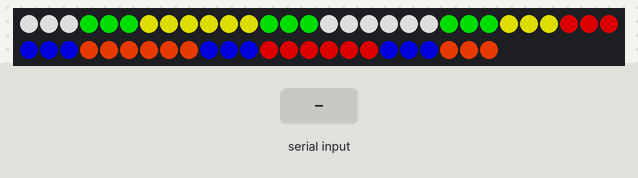
The sketch below on a simulated ESP32. Parts: 54 RGB LEDs in strip order, left to right, continuing on the next row. Inputs (shaded band) come from the test bench. Dim RGB values are drawn brighter than linear; nothing arrives over Bluetooth unless stated.

Above: at 1.2 s.
1.3 s: "r" received over the second serial link
At 2.4 s:
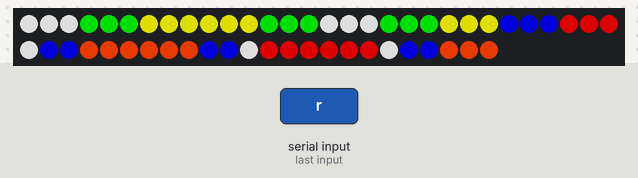
3.1 s: "s" received over the second serial link
Timing chart, 0 to 6.1 s (numbered marks = the images above; inputs shaded):
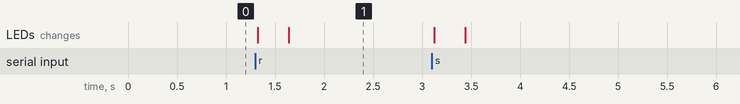

The sketch:

Qrkly_Led_Cube_v2.ino
```cpp
#include <Adafruit_NeoPixel.h>
#include <BluetoothSerial.h>
#include <Arduino.h>

BluetoothSerial serialBT;
#define PIN 18
#define NUMPIXELS 54
#define ANIM_STEPS 8       // Animasyon adım sayısı
#define ANIM_DELAY 18      // Her adım arası ms (toplam ~144ms)

Adafruit_NeoPixel pixels(NUMPIXELS, PIN, NEO_GRB + NEO_KHZ800);

uint32_t colors[] = {
  pixels.Color(150, 150, 150),
  pixels.Color(0, 150, 0),
  pixels.Color(150, 150, 0),
  pixels.Color(150, 0, 0),
  pixels.Color(0, 0, 150),
  pixels.Color(180, 45, 0)
};

int values[] = {0,0,0,1,1,1,2,2,2,2,2,2,1,1,1,0,0,0,0,0,0,1,1,1,2,2,2,3,3,3,4,4,4,5,5,5,5,5,5,4,4,4,3,3,3,3,3,3,4,4,4,5,5,5,6,6,6};

int RRotate[]  = {26,25,24,23,22,21,20,19,18,48,41,30,  27,44,45,46,47,42,29,28,  23,22,21,20,19,18,48,41,30,26,25,24,  45,46,47,42,29,28,27,44};
int RiRotate[] = {23,22,21,20,19,18,48,41,30,26,25,24,  27,44,45,46,47,42,29,28,  26,25,24,23,22,21,20,19,18,48,41,30,  29,28,27,44,45,46,47,42};
int LRotate[]  = {0,1,2,3,4,5,6,7,8,32,39,50,           51,52,53,36,35,34,33,38,  3,4,5,6,7,8,32,39,50,0,1,2,           53,36,35,34,33,38,51,52};
int LiRotate[] = {0,1,2,3,4,5,6,7,8,32,39,50,           51,52,53,36,35,34,33,38,  32,39,50,0,1,2,3,4,5,6,7,8,           33,38,51,52,53,36,35,34};
int URotate[]  = {3,14,21,51,52,53,48,49,50,45,46,47,   0,1,2,15,20,19,18,17,     51,52,53,48,49,50,45,46,47,3,14,21,   18,17,0,1,2,15,20,19};
int UiRotate[] = {3,14,21,51,52,53,48,49,50,45,46,47,   0,1,2,15,20,19,18,17,     45,46,47,3,14,21,51,52,53,48,49,50,   2,15,20,19,18,17,0,1};
int DRotate[]  = {5,12,23,27,28,29,30,31,32,33,34,35,   6,11,24,25,26,9,8,7,      27,28,29,30,31,32,33,34,35,5,12,23,   24,25,26,9,8,7,6,11};
int DiRotate[] = {5,12,23,27,28,29,30,31,32,33,34,35,   6,11,24,25,26,9,8,7,      33,34,35,5,12,23,27,28,29,30,31,32,   8,7,6,11,24,25,26,9};
int FRotate[]  = {2,15,20,45,44,27,24,11,6,35,36,53,    3,14,21,22,23,12,5,4,     45,44,27,24,11,6,35,36,53,2,15,20,    21,22,23,12,5,4,3,14};
int FiRotate[] = {2,15,20,45,44,27,24,11,6,35,36,53,    3,14,21,22,23,12,5,4,     35,36,53,2,15,20,45,44,27,24,11,6,    5,4,3,14,21,22,23,12};
int BRotate[]  = {29,42,47,18,17,0,51,38,33,8,9,26,     48,49,50,39,32,31,30,41,  18,17,0,51,38,33,8,9,26,29,42,47,     50,39,32,31,30,41,48,49};
int BiRotate[] = {29,42,47,18,17,0,51,38,33,8,9,26,     48,49,50,39,32,31,30,41,  8,9,26,29,42,47,18,17,0,51,38,33,     30,41,48,49,50,39,32,31};

// Tüm etkilenen LED indekslerini bir diziye topla (çevre 12 + yüz 8 = 20)
void getAffectedLEDs(int a[], int out[], int &count) {
  count = 0;
  // Kaynak çevre (0-11) ve yüz (12-19) — tekrarları atla
  for (int i = 0; i < 20; i++) {
    bool found = false;
    for (int j = 0; j < count; j++) {
      if (out[j] == a[i]) { found = true; break; }
    }
    if (!found) out[count++] = a[i];
  }
  // Hedef çevre (20-31) ve yüz (32-39)
  for (int i = 20; i < 40; i++) {
    bool found = false;
    for (int j = 0; j < count; j++) {
      if (out[j] == a[i]) { found = true; break; }
    }
    if (!found) out[count++] = a[i];
  }
}

// Tek bir rengin parlaklığını 0.0-1.0 arasında ölçekle
uint32_t scaleColor(uint32_t color, float brightness) {
  uint8_t r = ((color >> 16) & 0xFF) * brightness;
  uint8_t g = ((color >> 8)  & 0xFF) * brightness;
  uint8_t b = ( color        & 0xFF) * brightness;
  return pixels.Color(r, g, b);
}

void animateMove(int a[]) {
  int affected[40];
  int count = 0;
  getAffectedLEDs(a, affected, count);

  // --- FAZ 1: Etkilenen LED'leri söndür ---
  for (int step = ANIM_STEPS; step >= 0; step--) {
    float brightness = (float)step / ANIM_STEPS;
    for (int i = 0; i < count; i++) {
      int idx = affected[i];
      uint32_t col = colors[values[idx]];
      pixels.setPixelColor(idx, scaleColor(col, brightness));
    }
    pixels.show();
    delay(ANIM_DELAY);
  }

  // --- Mantıksal hamleyi uygula ---
  // Çevre
  uint32_t tempColor[12];
  for (int i = 0; i < 12; i++) tempColor[i] = values[a[i]];
  for (int i = 0; i < 12; i++) values[a[20 + i]] = tempColor[i];

  // Yüz
  uint32_t faceColor[8];
  for (int i = 0; i < 8; i++) faceColor[i] = values[a[12 + i]];
  for (int i = 0; i < 8; i++) values[a[32 + i]] = faceColor[i];

  // --- FAZ 2: Yeni renklerde yak ---
  for (int step = 0; step <= ANIM_STEPS; step++) {
    float brightness = (float)step / ANIM_STEPS;
    for (int i = 0; i < count; i++) {
      int idx = affected[i];
      uint32_t col = colors[values[idx]];
      pixels.setPixelColor(idx, scaleColor(col, brightness));
    }
    pixels.show();
    delay(ANIM_DELAY);
  }
}

void setup() {
  serialBT.begin("Project QRKLY");
  pixels.begin();
  setInitialColors();
}

void loop() {
  if (serialBT.available() > 0) {
    char command = serialBT.read();
    switch (command) {
      case 'r': animateMove(RRotate);  break;
      case 's': animateMove(RiRotate); break;
      case 'l': animateMove(LRotate);  break;
      case 'm': animateMove(LiRotate); break;
      case 'u': animateMove(URotate);  break;
      case 'v': animateMove(UiRotate); break;
      case 'd': animateMove(DRotate);  break;
      case 'e': animateMove(DiRotate); break;
      case 'f': animateMove(FRotate);  break;
      case 'g': animateMove(FiRotate); break;
      case 'b': animateMove(BRotate);  break;
      case 'c': animateMove(BiRotate); break;
    }
  }
}

void setInitialColors() {
  for (int i = 0; i < NUMPIXELS; i++) {
    pixels.setPixelColor(i, colors[values[i]]);
  }
  pixels.show();
}
```
